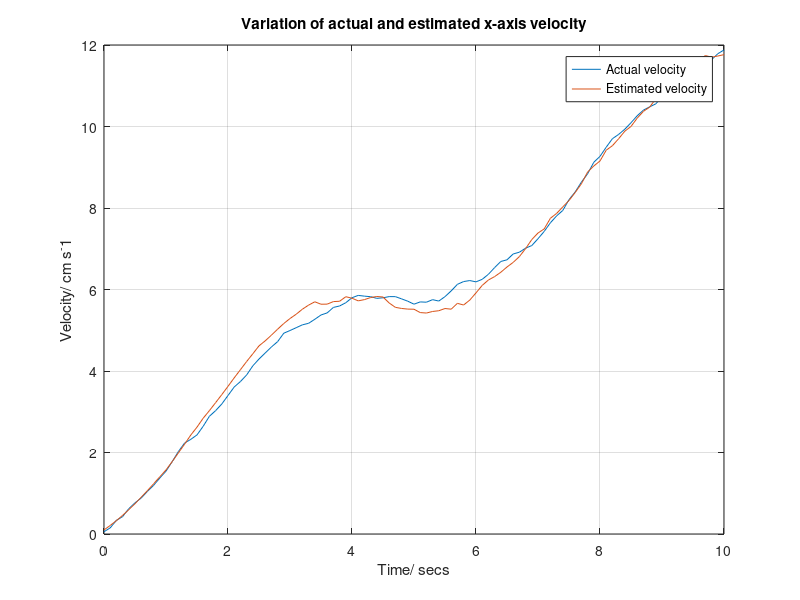
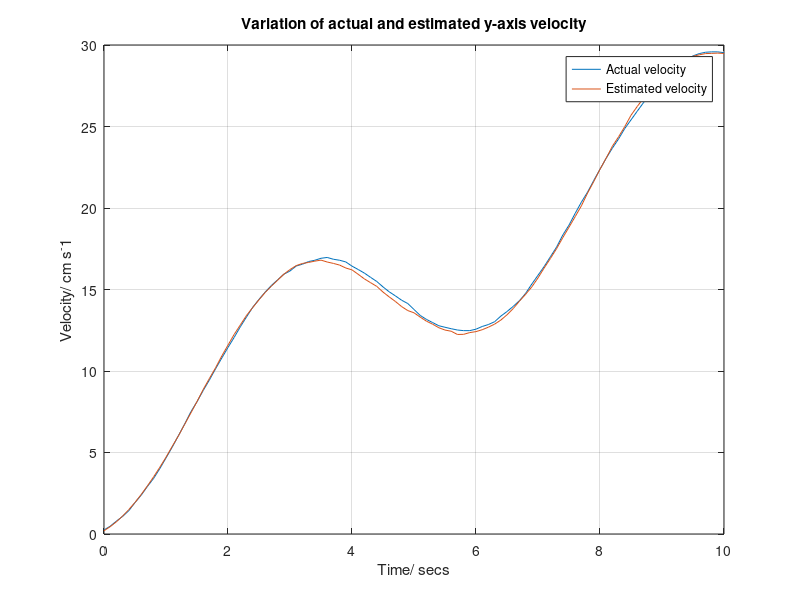
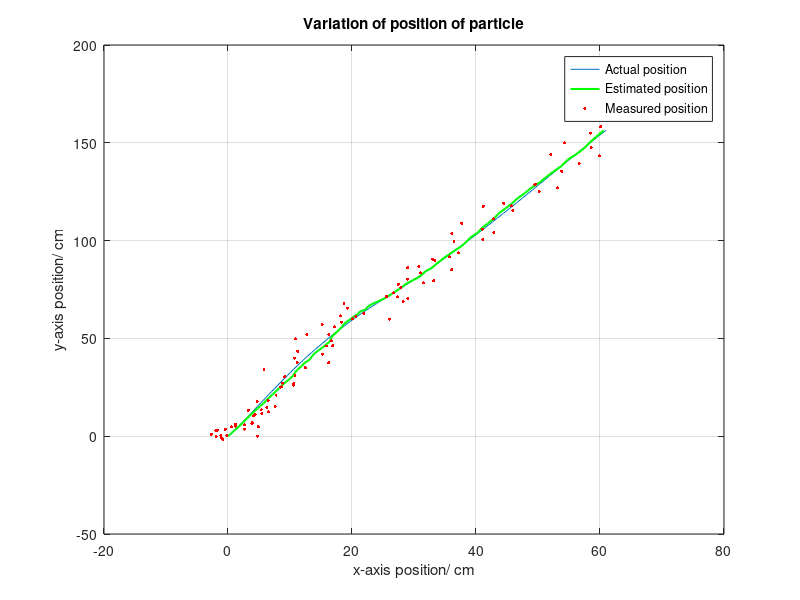

MATLAB code to generate these figures, in order:
clc; clear all;
%%% Simulating a particle moving in a plane using Kalman filter estimate
%%% INPUTS
%dur - duration of simulation in secs
%dt - Time step in secs
%sigma_acc - SD of acceleration ms-2
%sigma_gps - SD of GPS measurement m
dur = 10;
dt = 0.1;
sigma_acc = 0.5;
sigma_dis = 2;

%System Model
A = [1 dt 0 0; 0 1 0 0; 0 0 1 dt; 0 0 0 1];  %Transition/System matrix
B = [dt^2/2 0; dt 0; 0 dt^2/2; 0 dt];       %Input matrix
H = [1 0 0 0; 0 0 1 0];                     %Output matrix
x = [0;0;0;0];          %Initial x
xhat = x;               %Initial extimate

R = diag([sigma_dis^2 sigma_dis^2]);        %Measurement noise cov mat
Q = sigma_acc^2*[dt^4/4 dt^3/2 0 0; dt^3/2 dt^2 0 0; 0 0 dt^4/4 dt^3/2;...
    0 0 dt^3/2 dt^2];                       %Process noise cov mat
P = Q;      %State error cov matrix

%Parameters for plotting
pos = [];
posmeas=[];
poshat=[];
vel=[];
velmeas=[];
velhat=[];

for t=0:dt:dur
    %Input forcing function
    u = [1+sin(t); 2+5*sin(t)];
    
    %Process noise model
    processnoise = sigma_acc*[dt^2/2*randn; dt*randn; dt^2/2*randn; dt*randn];
    x = A*x +B*u + processnoise;
    
    %Measurement noise model
    measnoise = sigma_dis*[randn; randn];
    y = H*x + measnoise;
    
    %%% Kalman Filter equations %%%
    
    %% Prediction step
    
    % A priori estimate
    xhat = A*xhat + B*u;   
    % State/Error covariance matrix update
    P = A*P*A' + Q;         
    
    %% Update step
    
    %inverse matrix for Kalman gain
    invmat = H*P*H' + R;    
    %Kalman gain
    K = P*H'*inv(invmat); 
    %Error vec for estimate update
    err_vec = y - H*xhat;   
    %Estimate update
    xhat = xhat + K*(err_vec);
    %Covariance of state matrix
    n = length(K*H);
    P = (eye(n) - K*H)*P;
    
    %Parameters for plotting
    pos = [pos; x(1), x(3)];
    posmeas = [posmeas; y(1), y(2)];
    poshat = [poshat; xhat(1), xhat(3)];
    vel = [vel; x(2), x(4)];
    velhat = [velhat; xhat(2), xhat(4)];
    
end

%% Plots
t = 0:dt:dur;
figure()
plot(t,vel(:,1), t, velhat(:,1));
legend('Actual velocity', 'Estimated velocity')
xlabel('Time/ secs'); ylabel('Velocity/ cm s^-1')
title('Variation of actual and estimated x-axis velocity');
grid on;
figure()
plot(t,vel(:,2), t, velhat(:,2))
legend('Actual velocity', 'Estimated velocity')
xlabel('Time/ secs'); ylabel('Velocity/ cm s^-1')
title('Variation of actual and estimated y-axis velocity');
grid on;

figure()
plot(pos(:,1), pos(:,2), poshat(:,1), poshat(:,2),'g','LineWidth',1.5)
hold on;
scatter(posmeas(:,1), posmeas(:,2), 5,'r','filled')
legend('Actual position', 'Estimated position', 'Measured position')
xlabel('x-axis position/ cm'); ylabel('y-axis position/ cm')
title('Variation of position of particle');
grid on;
    